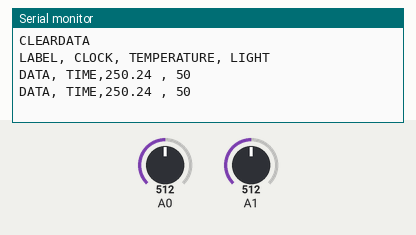
Simulated run of this sketch. Board: Arduino Uno, built with avr-gcc and run on an emulated ATmega328P. Parts: the last lines printed to the serial monitor. Inputs (shaded band) come from the test bench; at power-on: A0 = 512, A1 = 512.

Above: at 2.3 s.
2.4 s: A0 set to 716
At 3.7 s:
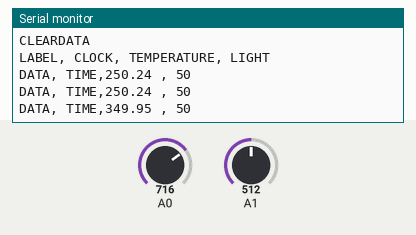
4.5 s: A1 set to 716
At 4.9 s:
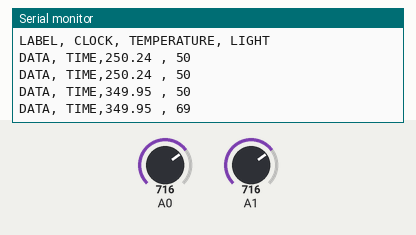
6.6 s: A0 set to 900
At 8.4 s:
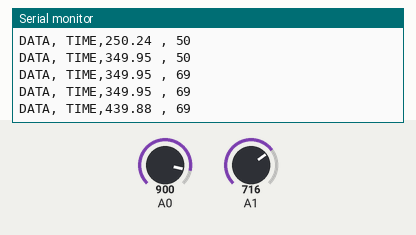
8.7 s: A1 set to 900
At 9.7 s:
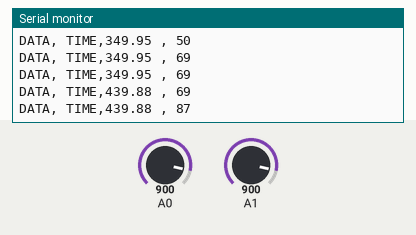
Timing chart, 0 to 11.7 s (numbered marks = the images above; inputs shaded):
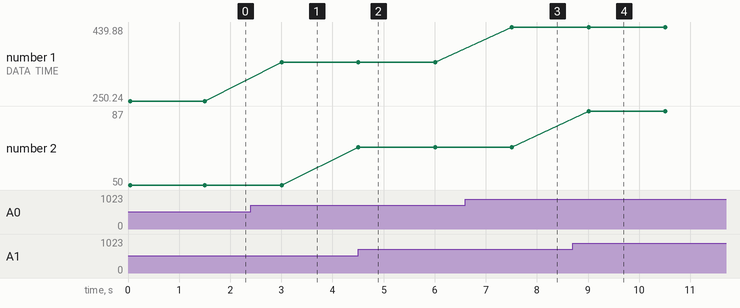

Measured:
- after the input at 2.4 s, the serial monitor: prints a new line after 0.61 s (image 1)
- after the input at 4.5 s, the serial monitor: prints a new line at once (image 2)
- after the input at 6.6 s, the serial monitor: prints a new line after 0.91 s (image 3)
- after the input at 8.7 s, the serial monitor: prints a new line after 0.31 s (image 4)
- plotted number 1: 250.24 → 349.95 after the input at 2.4 s, 349.95 → 439.88 after the input at 6.6 s
- plotted number 2: 50 → 69 after the input at 4.5 s, 69 → 87 after the input at 8.7 s

The sketch:

DAQ.ino
```cpp
float lm_value;
float tempcelc;
int ldr_value;
int ldr_percent;

void setup()
{
    Serial.begin(9600);
    Serial.println("CLEARDATA");
    Serial.println("LABEL, CLOCK, TEMPERATURE, LIGHT");
}

void loop()
{
    lm_value = analogRead(A0);
    tempcelc = ((lm_value / 1023) * 5000);
    tempcelc = tempcelc / 10;

    ldr_value = analogRead(A1);
    ldr_percent = map(ldr_value, 0, 1023, 0, 100);

    Serial.print("DATA, TIME,");
    Serial.print(tempcelc);
    Serial.print(" , ");
    Serial.println(ldr_percent);
    delay(1500);
}
```
